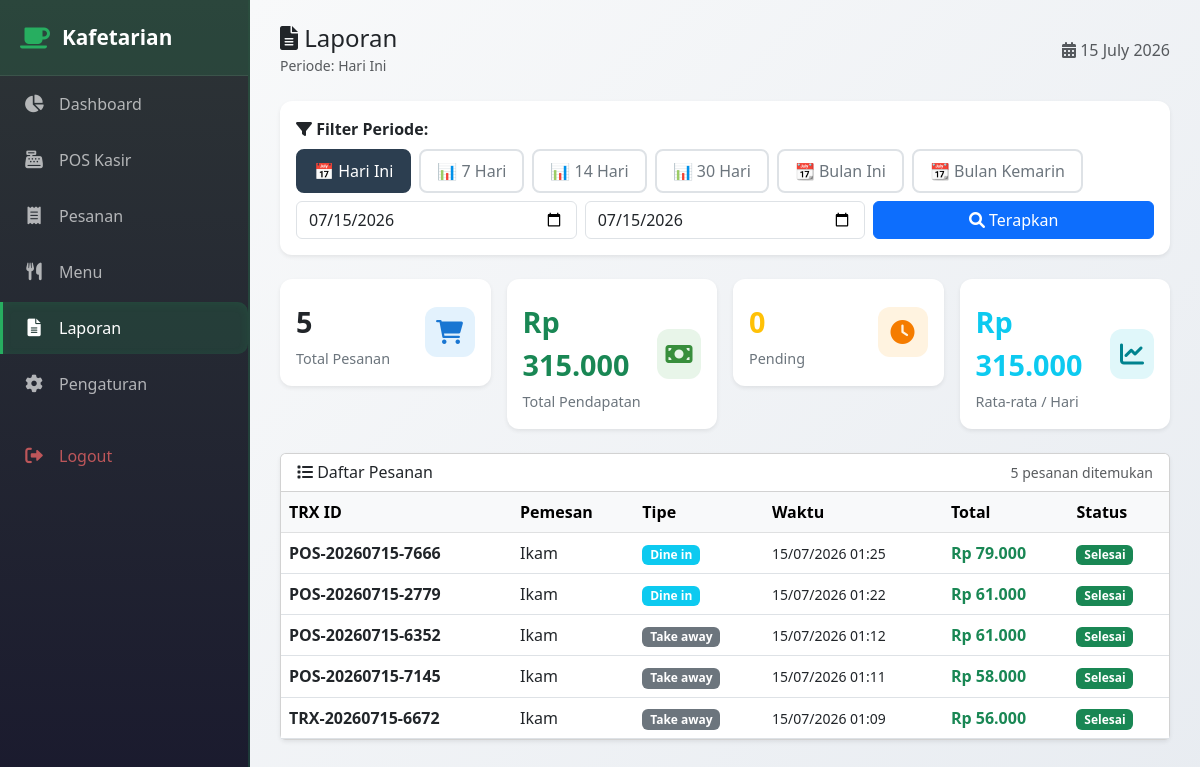
Page /admin/laporan.php (signed in) on the committed database.
### tables this page shows
CREATE TABLE `pesanan` (
  `id` int(11) NOT NULL,
  `trx_id` varchar(20) NOT NULL,
  `nama_pemesan` varchar(100) NOT NULL,
  `tipe` enum('dine-in','take-away') NOT NULL,
  `total_harga` decimal(10,2) NOT NULL,
  `status` enum('dikirim','dibayar','dibuat','selesai') DEFAULT 'dikirim',
  `created_at` timestamp NOT NULL DEFAULT current_timestamp()
);

### admin/laporan.php (the view, shortened to what this page needs)
<?php
require_once '../config/database.php';
$filter = $_GET['filter'] ?? 'hari_ini';
$start_date = $_GET['start_date'] ?? '';
$end_date = $_GET['end_date'] ?? '';
$now = new DateTime();
$today = $now->format('Y-m-d');
switch ($filter) {
    case 'hari_ini':
        $start_date = $today;
        $end_date = $today;
        $label = 'Hari Ini';
        break;
}
$query = "
    SELECT
        p.*,
        GROUP_CONCAT(CONCAT(m.nama, ' (', d.jumlah, ' pcs)') SEPARATOR ', ') as detail
    FROM pesanan p
    LEFT JOIN detail_pesanan d ON p.id = d.pesanan_id
    LEFT JOIN menu m ON d.menu_id = m.id
    WHERE DATE(p.created_at) BETWEEN ? AND ?
    GROUP BY p.id
    ORDER BY p.created_at DESC
";
$stmt = $pdo->prepare($query);
$stmt->execute([$start_date, $end_date]);
$pesanan = $stmt->fetchAll(PDO::FETCH_ASSOC);
$totalPesanan = count($pesanan);
$totalPendapatan = 0;
$totalPending = 0;
foreach ($pesanan as $p) {
    $totalPendapatan += $p['total_harga'];
}
$daysDiff = (strtotime($end_date) - strtotime($start_date)) / (60 * 60 * 24) + 1;
$rataRata = $daysDiff > 0 ? round($totalPendapatan / $daysDiff, 0) : 0;
?>
<!DOCTYPE html>
<html lang="id">
<head>
    <link href="https://cdn.jsdelivr.net/npm/bootstrap@5.3.0/dist/css/bootstrap.min.css" rel="stylesheet">
    <link rel="stylesheet" href="https://cdnjs.cloudflare.com/ajax/libs/font-awesome/6.0.0/css/all.min.css">
</head>
<body>
    <?php include 'sidebar.php'; ?>
    <div class="main-wrapper">
        <div class="d-flex justify-content-between align-items-center mb-4">
            <div>
                <h4 class="mb-0"><i class="fas fa-file-alt"></i> Laporan</h4>
                <small class="text-muted">Periode: <?php echo $label; ?></small>
            </div>
            <div><span class="text-muted"><i class="fas fa-calendar-alt"></i> <?php echo date('d F Y'); ?></span></div>
        </div>
        <div class="card filter-card shadow-sm mb-4">
            <div class="card-body">
                <form method="GET" class="row g-2 align-items-center">
                    <div class="col-12">
                        <label class="form-label fw-semibold mb-2"><i class="fas fa-filter"></i> Filter Periode:</label>
                        <div class="d-flex flex-wrap gap-2">
                            <a href="?filter=hari_ini" class="filter-btn <?php echo $filter == 'hari_ini' ? 'active' : ''; ?>">📅 Hari Ini</a>
                            <a href="?filter=7_hari" class="filter-btn <?php echo $filter == '7_hari' ? 'active' : ''; ?>">📊 7 Hari</a>
                            <a href="?filter=14_hari" class="filter-btn <?php echo $filter == '14_hari' ? 'active' : ''; ?>">📊 14 Hari</a>
                            <a href="?filter=30_hari" class="filter-btn <?php echo $filter == '30_hari' ? 'active' : ''; ?>">📊 30 Hari</a>
                            <a href="?filter=bulan_ini" class="filter-btn <?php echo $filter == 'bulan_ini' ? 'active' : ''; ?>">📆 Bulan Ini</a>
                            <a href="?filter=bulan_kemarin" class="filter-btn <?php echo $filter == 'bulan_kemarin' ? 'active' : ''; ?>">📆 Bulan Kemarin</a>
                        </div>
                    </div>
                    <div class="col-12 mt-2">
                        <div class="row g-2">
                            <div class="col-md-4">
                                <input type="date" class="form-control" name="start_date" value="<?php echo $start_date; ?>" placeholder="Tgl Mulai">
                            </div>
                            <div class="col-md-4">
                                <input type="date" class="form-control" name="end_date" value="<?php echo $end_date; ?>" placeholder="Tgl Akhir">
                            </div>
                            <div class="col-md-4">
                                <button type="submit" name="filter" value="custom" class="btn btn-primary w-100">
                                    <i class="fas fa-search"></i> Terapkan
                                </button>
                            </div>
                        </div>
                    </div>
                </form>
            </div>
        </div>
        <div class="row g-3 mb-4">
            <div class="col-md-3">
                <div class="card stats-card shadow-sm">
                    <div class="card-body">
                        <div class="d-flex justify-content-between align-items-center">
                            <div><div class="number"><?php echo $totalPesanan; ?></div><div class="label">Total Pesanan</div></div>
                            <div class="icon bg-soft-primary"><i class="fas fa-shopping-cart"></i></div>
                        </div>
                    </div>
                </div>
            </div>
            <div class="col-md-3">
                <div class="card stats-card shadow-sm">
                    <div class="card-body">
                        <div class="d-flex justify-content-between align-items-center">
                            <div><div class="number text-success">Rp <?php echo number_format($totalPendapatan, 0, ',', '.'); ?></div><div class="label">Total Pendapatan</div></div>
                            <div class="icon bg-soft-success"><i class="fas fa-money-bill"></i></div>
                        </div>
                    </div>
                </div>
            </div>
            <div class="col-md-3">
                <div class="card stats-card shadow-sm">
                    <div class="card-body">
                        <div class="d-flex justify-content-between align-items-center">
                            <div><div class="number text-warning"><?php echo $totalPending; ?></div><div class="label">Pending</div></div>
                            <div class="icon bg-soft-warning"><i class="fas fa-clock"></i></div>
                        </div>
                    </div>
                </div>
            </div>
            <div class="col-md-3">
                <div class="card stats-card shadow-sm">
                    <div class="card-body">
                        <div class="d-flex justify-content-between align-items-center">
                            <div><div class="number text-info">Rp <?php echo number_format($rataRata, 0, ',', '.'); ?></div><div class="label">Rata-rata / Hari</div></div>
                            <div class="icon bg-soft-info"><i class="fas fa-chart-line"></i></div>
                        </div>
                    </div>
                </div>
            </div>
        </div>
        <div class="card shadow-sm">
            <div class="card-header bg-white d-flex justify-content-between align-items-center">
                <h6 class="mb-0"><i class="fas fa-list"></i> Daftar Pesanan</h6>
                <span class="text-muted small"><?php echo $totalPesanan; ?> pesanan ditemukan</span>
            </div>
            <div class="card-body p-0">
                <div class="table-responsive">
                    <table class="table table-hover mb-0">
                        <thead class="table-light">
                            <tr>
                                <th>TRX ID</th>
                                <th>Pemesan</th>
                                <th>Tipe</th>
                                <th>Waktu</th>
                                <th>Total</th>
                                <th>Status</th>
                            </tr>
                        </thead>
                        <tbody>
                            <?php if (empty($pesanan)): ?>
                                <tr><td colspan="6" class="text-center py-4 text-muted">Tidak ada pesanan</td></tr>
                            <?php else: foreach ($pesanan as $p): ?>
                                <tr>
                                    <td><strong><?php echo htmlspecialchars($p['trx_id']); ?></strong></td>
                                    <td><?php echo htmlspecialchars($p['nama_pemesan']); ?></td>
                                    <td><span class="badge bg-<?php echo $p['tipe'] == 'dine-in' ? 'info' : 'secondary'; ?>"><?php echo ucfirst(str_replace('-', ' ', $p['tipe'])); ?></span></td>
                                    <td><small><?php echo date('d/m/Y H:i', strtotime($p['created_at'])); ?></small></td>
                                    <td><strong class="text-success">Rp <?php echo number_format($p['total_harga'], 0, ',', '.'); ?></strong></td>
                                    <td><span class="badge bg-<?php echo $p['status'] == 'selesai' ? 'success' : 'warning'; ?>"><?php echo ucfirst($p['status']); ?></span></td>
                                </tr>
                            <?php endforeach; endif; ?>
                        </tbody>
                    </table>
                </div>
            </div>
        </div>
    </div>
</body>
</html>

### admin/laporan.php (style rules this page uses)
* { margin: 0; padding: 0; box-sizing: border-box; }
body { background: #f0f2f5; min-height: 100vh; }
.main-wrapper { margin-left: 250px; padding: 20px; min-height: 100vh; }
.stats-card { border: none; border-radius: 12px; transition: transform 0.2s; }
.stats-card .icon { width: 50px; height: 50px; border-radius: 12px; display: flex; align-items: center; justify-content: center; font-size: 1.5rem; }
.stats-card .number { font-size: 1.8rem; font-weight: bold; margin: 5px 0; }
.stats-card .label { color: #6c757d; font-size: 0.9rem; }
.bg-soft-primary { background: #e3f2fd; color: #1976d2; }
.bg-soft-success { background: #e8f5e9; color: #388e3c; }
.bg-soft-warning { background: #fff3e0; color: #f57c00; }
.bg-soft-info { background: #e0f7fa; color: #00838f; }
.filter-card { border: none; border-radius: 12px; box-shadow: 0 2px 10px rgba(0,0,0,0.08); }
.filter-btn { padding: 8px 16px; border-radius: 8px; border: 2px solid #dee2e6; background: white; color: #6c757d; transition: all 0.3s; cursor: pointer; font-weight: 500; text-decoration: none; display: inline-block; }
.filter-btn.active { background: #2c3e50; color: white; border-color: #2c3e50; }

### rows in the picture
pesanan: trx "POS-20260715-7666", nama_pemesan "Ikam", tipe "Dine in", created_at "15/07/2026 01:25", total_harga "79.000", status "Selesai"
pesanan: trx "POS-20260715-2779", nama_pemesan "Ikam", tipe "Dine in", created_at "15/07/2026 01:22", total_harga "61.000", status "Selesai"
pesanan: trx "POS-20260715-6352", nama_pemesan "Ikam", tipe "Take away", created_at "15/07/2026 01:12", total_harga "61.000", status "Selesai"
pesanan: trx "POS-20260715-7145", nama_pemesan "Ikam", tipe "Take away", created_at "15/07/2026 01:11", total_harga "58.000", status "Selesai"
pesanan: trx "TRX-20260715-6672", nama_pemesan "Ikam", tipe "Take away", created_at "15/07/2026 01:09", total_harga "56.000", status "Selesai"

### other values in the picture
$namaToko "Kafetarian"
$label "Hari Ini"
$totalPesanan "5"
$totalPendapatan "315.000"
$totalPending "0"
$rataRata "315.000"
